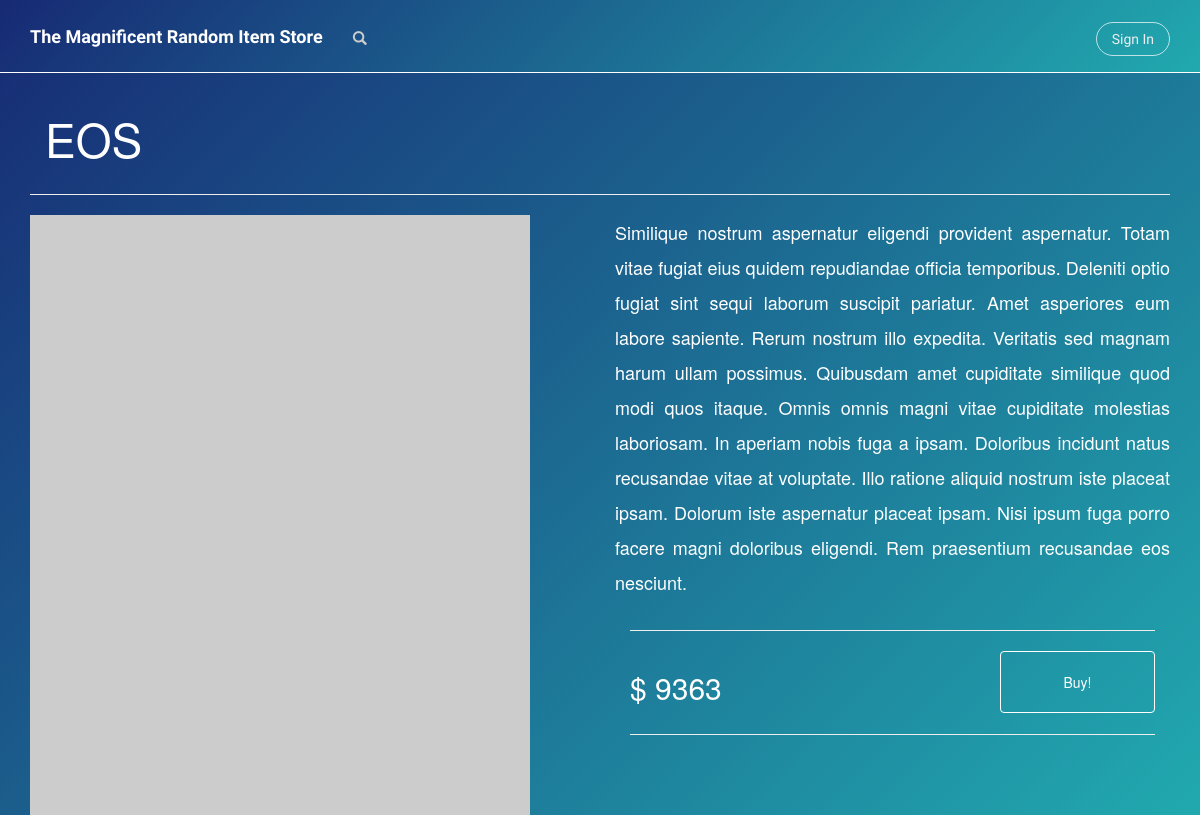
/categories/1/item/1, run on the app's committed database.
### database_setup.py (models this page shows, shortened)
class Item(Base):
    __tablename__ = 'item'
    id = Column(Integer, primary_key=True)
    user_id = Column(Integer, ForeignKey('user.id'))
    user = relationship(User)
    name = Column(String(250), nullable=False)
    price = Column(String(8))
    description = Column(String(250))
    category_id = Column(Integer, ForeignKey('category.id'))
    category = relationship(Category)

### app.py (the view)
@app.route('/categories/<int:category_id>/item/<int:item_id>')
def render_item(category_id, item_id):
    category = session.query(Category).filter_by(id=category_id).one()
    item = session.query(Item).filter_by(id=item_id).one()
    return render_template('items/show.html', item=item, category=category)

### templates/items/show.html (shortened to what this page needs)
{% extends "index.html" %} {% include "header.html" %} {% block content %}
<section id="item_show">
  <div class="row">
    <div class="col-md-12 title">
      <div class="col-md-10">
        <h1>{{ item.name.upper() }}</h1>
      </div>
    </div>
    <div class="horizonatal-rule col-md-12">
      <hr>
    </div>
    <div class="col-md-6 image">
      <img src="http://placehold.it/500x600" alt="Item placeholder image">
    </div>
    <div class="col-md-6 description">
      <p>{{ item.description }}</p>
      <div class="col-xs-12 horizontal-rule">
        <hr>
      </div>
      <div class="col-md-8 price-container">
        <h3>$ {{ item.price }}</h3>
      </div>
      <div class="col-md-4 button-container">
        <a href="#" class="btn">Buy!</a>
      </div>
      <div class="col-xs-12 horizontal-rule">
        <hr>
      </div>
    </div>
  </div>
</section>
{% endblock %}

### static/css/style.css (style rules this page uses)
body { background: linear-gradient(135deg, #172a74, #21a9af); background-color: #184e8e; }
#item_show .title { display: flex; align-items: center; }
#item_show .title h1 { color: #fff; font-size: 46px; }
#item_show .description p { font-size: 18px; color: #fff; text-align: justify; line-height: 35px; }
#item_show .price-container h3 { color: #fff; font-size: 30px; }
#item_show .button-container a { padding: 20px; border: 1px solid #fff; color: #fff; width: 100%; }

### data on the page
Item: name "EOS", description "Similique nostrum aspernatur eligendi provident aspernatur. Totam vitae fugiat eius quidem repudiandae officia temporibus. Deleniti optio fugiat sint sequi laborum suscipit pariatur. Amet asperiores eum labore sapiente. Rerum nostrum illo expedita. Veritatis sed magnam harum ullam possimus. Quibusdam amet cupiditate similique quod modi quos itaque. Omnis omnis magni vitae cupiditate molestias laboriosam. In aperiam nobis fuga a ipsam. Doloribus incidunt natus recusandae vitae at voluptate. Illo ratione aliquid nostrum iste placeat ipsam. Dolorum iste aspernatur placeat ipsam. Nisi ipsum fuga porro facere magni doloribus eligendi. Rem praesentium recusandae eos nesciunt.", price "9363"
